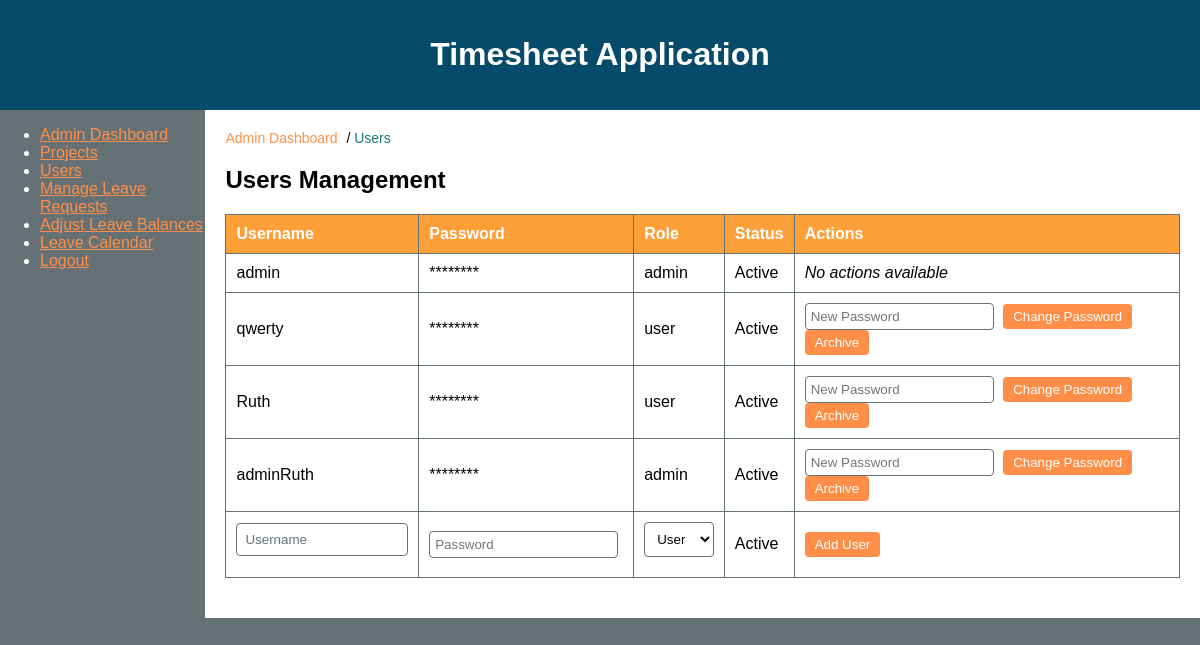
The page /admin_dashboard/users (signed in) on the database its author committed.
### timesheet_app.py (models this page shows, shortened)
class User(UserMixin, db.Model):
    id = db.Column(db.Integer, primary_key=True)
    username = db.Column(db.String(100), unique=True, nullable=False)
    password_hash = db.Column(db.String(200), nullable=False)
    role = db.Column(db.String(10), nullable=False, default='user')
    status = db.Column(db.String(10), nullable=False, default='active')
    timesheets = db.relationship('Timesheet', backref='user', lazy=True)
    leave_requests = db.relationship('LeaveRequest', backref='user', lazy=True)
    leave_balance = db.relationship('LeaveBalance', backref='user', uselist=False, lazy=True)

### timesheet_app.py (the view, shortened to what this page needs)
@app.route('/admin_dashboard/users', methods=['GET', 'POST'])
@admin_required
def users_page():
    users = User.query.all()
    return render_template('users.html', users=users)

### timesheet_app.py (called while the page is built)
@login_manager.user_loader
def load_user(user_id):
    return User.query.get(int(user_id))

def admin_required(f):
    @wraps(f)
    @login_required
    def decorated_function(*args, **kwargs):
        if current_user.role != 'admin':
            flash('Admin access required', 'danger')
            return redirect(url_for('index'))
        return f(*args, **kwargs)
    return decorated_function

### templates/users.html (shortened to what this page needs)
{% extends 'base.html' %}
{% block breadcrumb %}
<nav class="breadcrumb">
    <a href="{{ url_for('admin_dashboard') }}">Admin Dashboard</a> /
    <span>Users</span>
</nav>
{% endblock %}
{% block content %}
<h2>Users Management</h2>
<table>
    <thead>
        <tr>
            <th>Username</th>
            <th>Password</th>
            <th>Role</th>
            <th>Status</th>
            <th>Actions</th>
        </tr>
    </thead>
    <tbody>
        {% for user in users %}
        <tr>
            <td>{{ user.username }}</td>
            <td>********</td>
            <td>{{ user.role }}</td>
            <td>{{ user.status.capitalize() }}</td>
            <td>
                {% if user.username != 'admin' %}
                    {% if user.status != 'archived' %}
                    <form method="POST" action="{{ url_for('users_page') }}" style="display:inline;">
                        <input type="password" name="new_password" placeholder="New Password" required>
                        <button type="submit">Change Password</button>
                    </form>
                    <form method="POST" action="{{ url_for('users_page') }}" style="display:inline;">
                        <button type="submit">Archive</button>
                    </form>
                    {% endif %}
                {% else %}
                    <em>No actions available</em>
                {% endif %}
            </td>
        </tr>
        {% endfor %}
        <tr>
            <form method="POST" action="{{ url_for('users_page') }}">
                <td>
                    <input type="text" name="username" placeholder="Username" required>
                </td>
                <td>
                    <input type="password" name="password" placeholder="Password" required>
                </td>
                <td>
                    <select name="role" required>
                        <option value="user">User</option>
                    </select>
                </td>
                <td>
                    Active
                </td>
                <td>
                    <button type="submit">Add User</button>
                </td>
            </form>
        </tr>
    </tbody>
</table>
{% endblock %}

### static/styles.css (style rules this page uses)
body { font-family: Arial, sans-serif; margin: 0; padding: 0; color: #FFFFFF; background-color: #667176; }
.breadcrumb { margin-bottom: 20px; }
.breadcrumb a { color: #ff8f48; text-decoration: none; margin-right: 5px; }
.breadcrumb span { margin-right: 5px; color: #187979; }
table { width: 100%; border-collapse: collapse; margin-bottom: 20px; color: #000000; }
table, th, td { border: 1px solid #667176; }
th { background-color: #ff9f38; color: #FFFFFF; }
td { background-color: #FFFFFF; }
th, td { padding: 10px; text-align: left; }
button { padding: 8px 12px; background-color: #ff8f48; color: #FFFFFF; border: none; border-radius: 4px; cursor: pointer; }
input[type="text"], input[type="number"], textarea, select { width: 100%; padding: 8px; margin-bottom: 10px; box-sizing: border-box; border: 1px solid #667176; border-radius: 4px; background-color: #FFFFFF; color: #000000; }
input[type="text"]::placeholder, input[type="number"]::placeholder, textarea::placeholder { color: #667176; }
nav.breadcrumb { font-size: 14px; }
nav.breadcrumb a { color: #ff8f48; }
nav.breadcrumb span { color: #187979; }
a { color: #ff8f48; }
table td form { display: inline; margin-right: 5px; }
table td input[type="password"] { width: auto; padding: 5px; margin-right: 5px; border: 1px solid #667176; border-radius: 4px; }
table td button { padding: 5px 10px; background-color: #ff8f48; color: #FFFFFF; border: none; border-radius: 4px; cursor: pointer; }
form { margin-bottom: 20px; }

### rows shown on the page
User: username "admin", role "admin", status "Active", shows "No actions available"
User: username "qwerty", role "user", status "Active"
User: username "Ruth", role "user", status "Active"
User: username "adminRuth", role "admin", status "Active"
